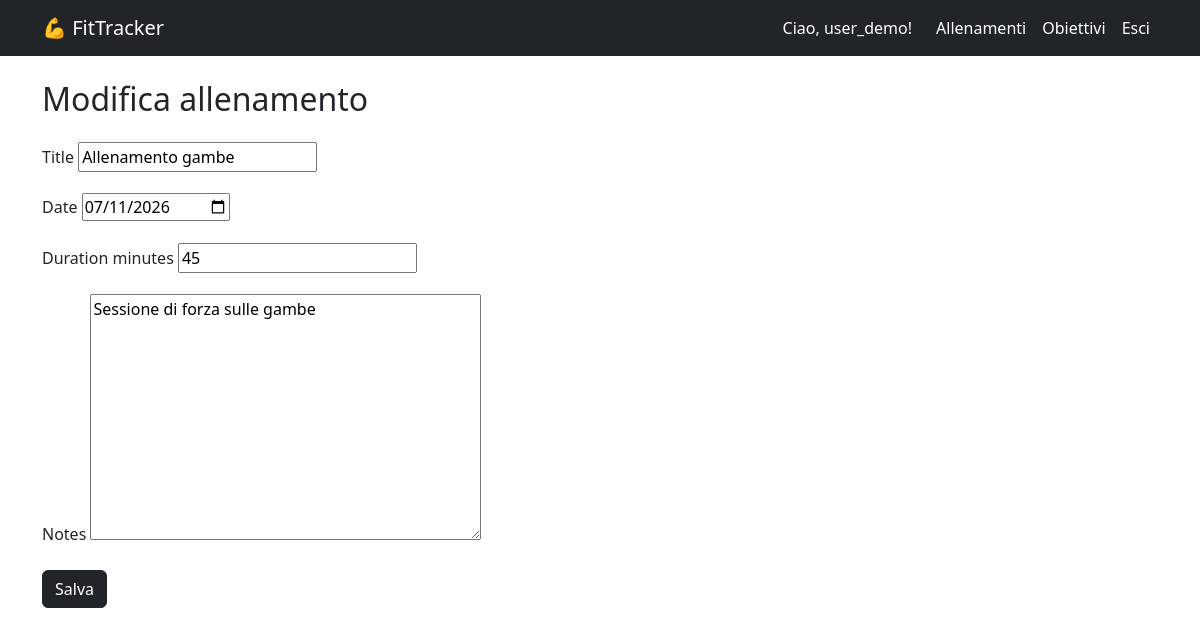
The page /workout/4/edit/ (signed in) on the database its author committed.
### accounts/models.py (models this page shows, shortened)
class CustomUser(AbstractUser):
    ROLE_CHOICES = (
        ('user', 'Utente'),
        ('coach', 'Coach'),
    )
    role = models.CharField(max_length = 10, choices = ROLE_CHOICES, default = 'user')
    bio = models.TextField(blank = True)
    birth_date = models.DateField(null = True, blank = True)
    groups = models.ManyToManyField (
        'auth.Group',
        related_name = 'customuser_set',
        blank = True
    )
    user_permissions = models.ManyToManyField (
        'auth.Permission',
        related_name = 'customuser_set',
        blank = True
    )

### workout/models.py (models this page shows, shortened)
class Workout(models.Model):
    user = models.ForeignKey(settings.AUTH_USER_MODEL, on_delete=models.CASCADE, related_name='workouts')
    title = models.CharField(max_length = 200)
    date = models.DateField()
    duration_minutes = models.PositiveIntegerField()
    notes = models.TextField(blank = True)

### workout/views.py (the view)
# urls.py: path('workout/<int:pk>/edit/', views.workout_edit, name = 'workout_edit'),
@login_required
def workout_edit(request, pk):
    workout = get_object_or_404(Workout, pk = pk, user = request.user)
    if request.method == 'POST':
        form = WorkoutForm(request.POST, instance = workout)
        if form.is_valid():
            form.save()
            return redirect('workout_detail', pk = pk)
    else:
        form = WorkoutForm(instance = workout)
    return render(request, 'workout/workout_form.html', {'form': form})

### workout/forms.py
class WorkoutForm(forms.ModelForm):
    class Meta:
        model = Workout
        fields = ['title', 'date', 'duration_minutes', 'notes']
        widgets = {
            'date': forms.DateInput(attrs = {'type': 'date'}),
        }

### workout/templates/workout/workout_form.html (shortened to what this page needs)
{% extends 'workout/base.html' %}
{% block content %}
<h2 class = "mb-4">{% if form.instance.pk %}Modifica allenamento{% else %}Nuovo allenamento{% endif %}</h2>
<form method = "post">
    {% for field in form %}
        <div class = "mb-3">
            <label class = "form-label">{{ field.label }}</label>
            {{ field }}
        </div>
    {% endfor %}
    <button type = "submit" class = "btn btn-dark"> Salva </button>
</form>
{% endblock %}

### workout/templates/workout/base.html (shortened to what this page needs)
<!DOCTYPE html>
<html lang = "it">
<head>
    <link href = "https://cdn.jsdelivr.net/npm/bootstrap@5.3.0/dist/css/bootstrap.min.css" rel = "stylesheet">
</head>
<body>
<nav class = "navbar navbar-expand-lg navbar-dark bg-dark">
    <div class = " container">
        <a class = "navbar-brand" href="{% url 'home' %}">💪 FitTracker</a>
        <div class = "navbar-nav ms-auto">
            {% if user.is_authenticated %}
                <span class = "navbar-text text-white me-3"> Ciao, {{ user.username }}! </span>
                <a class = "nav-link text-white" href = "{% url 'workout_list' %}"> Allenamenti </a>
                <a class = "nav-link text-white" href = "{% url 'goal_list' %}"> Obiettivi </a>
                <a class = "nav-link text-white" href = "{% url 'logout' %}"> Esci </a>
            {% else %}
                <a class = "nav-link text-white" href = "{% url 'login' %}"> Accedi </a>
                <a class = "nav-link text-white" href = "{% url 'register' %}" > Registrati </a>
            {% endif %}
        </div>
    </div>
</nav>
<div class = "container mt-4">
    {% block content %}{% endblock %}
</div>
</body>
</html>

### rows shown on the page
CustomUser: username "user_demo"
Workout: form "Allenamento gambe" "07/11/2026" "45" "Sessione di forza sulle gambe"

### other values the page prints
{{ field.label }} "Title" "Date" "Duration minutes" "Notes"
